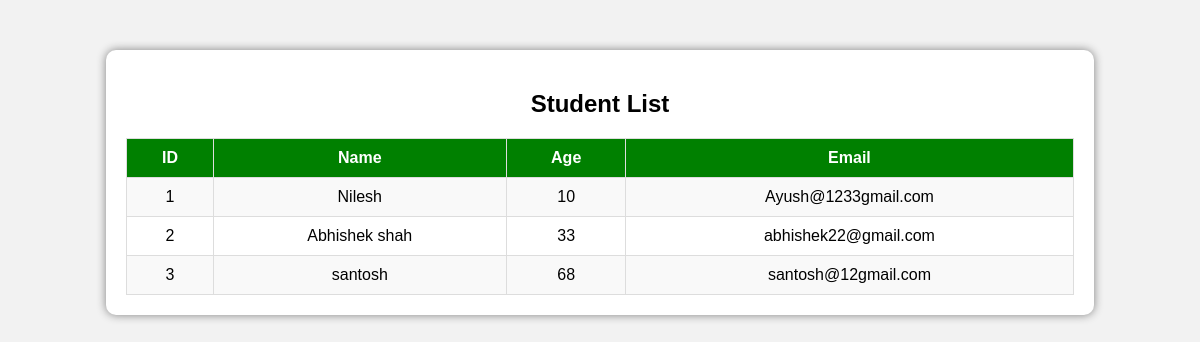
The page /student/studentlist on the database as committed earlier.
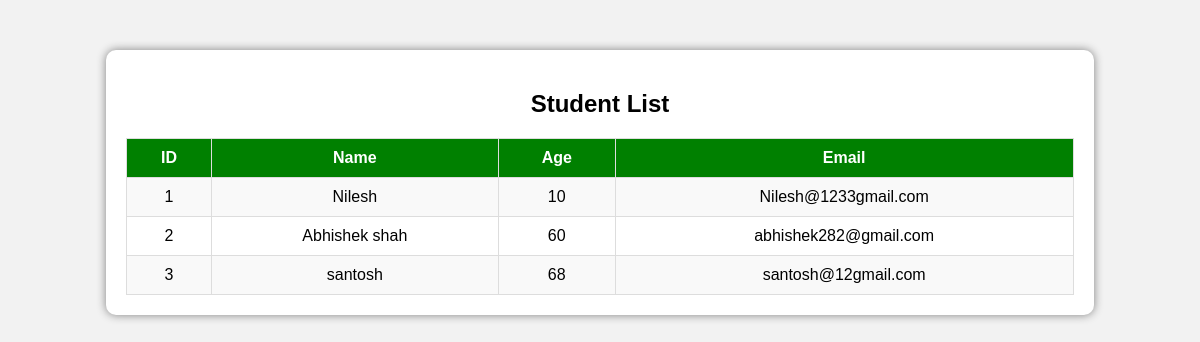
The same page on the database as committed later.
### Student/models.py (models this page shows, shortened)
class Student_details(models.Model) :
    name = models.CharField(max_length=100)
    age = models.IntegerField()
    email = models.EmailField(unique=True)

### Student/views.py (the view)
# urls.py: path('studentlist' , views.student_list , name="studentlist"),
def student_list(request):
    student = Student_details.objects.all()
    return render(request , 'student_list.html' , {'student' : student})

### Student/templates/student_list.html (shortened to what this page needs)
<!DOCTYPE html>
<html>
<head>
</head>
<body>
<div class="container">
    <h2>Student List</h2>
    <table>
        <tr>
            <th>ID</th>
            <th>Name</th>
            <th>Age</th>
            <th>Email</th>
        </tr>
        {% for s in student %}
        <tr>
            <td>{{ s.id }}</td>
            <td>{{ s.name }}</td>
            <td>{{ s.age }}</td>
            <td>{{ s.email }}</td>
        </tr>
        {% empty %}
        <tr>
            <td colspan="4">No students found</td>
        </tr>
        {% endfor %}
    </table>
</div>
</body>
</html>

### Student/templates/student_list.html (style rules this page uses)
body { font-family: Arial; background-color: #f2f2f2; }
.container { width: 80%; margin: 50px auto; background: white; padding: 20px; border-radius: 10px; box-shadow: 0px 0px 10px gray; }
table { width: 100%; border-collapse: collapse; }
th, td { padding: 10px; border: 1px solid #ddd; text-align: center; }
th { background-color: green; color: white; }
tr:nth-child(even) { background-color: #f9f9f9; }
h2 { text-align: center; }

Rows that differ between the two databases and show on the page:
changed Student_details "Nilesh": email "Ayush@1233gmail.com" → "Nilesh@1233gmail.com"
changed Student_details "Abhishek shah": age "33" → "60"; email "abhishek22@gmail.com" → "abhishek282@gmail.com"
